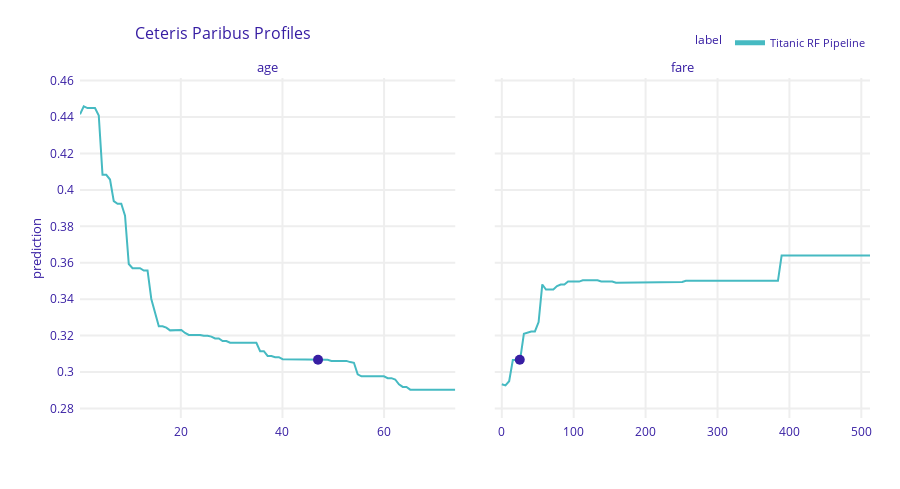

Notebook code cell kept with this figure:
### Code cell
cp_henry.plot(variables = ['age', 'fare'])
